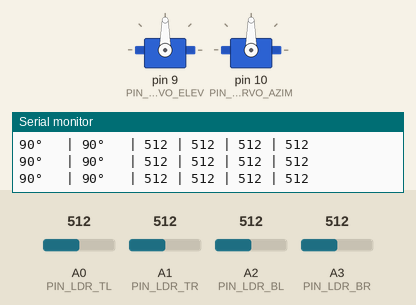
Simulated run of this sketch. Board: Arduino Uno, built with avr-gcc and run on an emulated ATmega328P. On the bench: 2 × servo, the last lines printed to the serial monitor. Inputs (shaded band) come from the test bench; at power-on: A0 (PIN_LDR_TL) = 512, A1 (PIN_LDR_TR) = 512, A2 (PIN_LDR_BL) = 512, A3 (PIN_LDR_BR) = 512.

Above: at 2.2 s.
2.3 s: A0 (PIN_LDR_TL) set to 530
5.3 s: A0 (PIN_LDR_TL) set to 558
At 5.91 s:
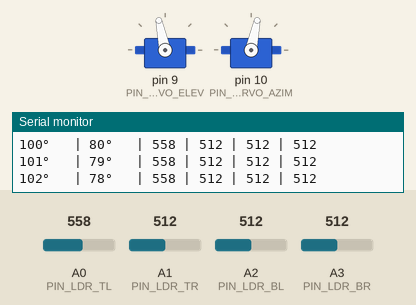
8.3 s: A1 (PIN_LDR_TR) set to 485
At 10.0 s:
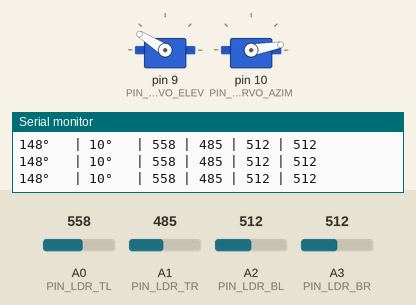
11.3 s: A2 (PIN_LDR_BL) set to 547
12.8 s: A2 (PIN_LDR_BL) set to 575
At 13.39 s:
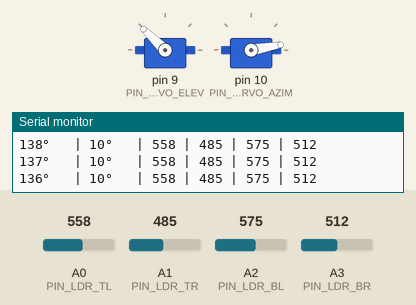
15.8 s: A3 (PIN_LDR_BR) set to 716
At 15.97 s:
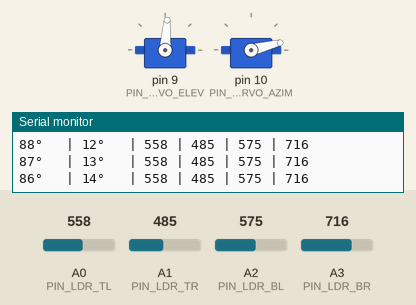
Timing chart, 0 to 21.9 s (numbered marks = the images above; inputs shaded):
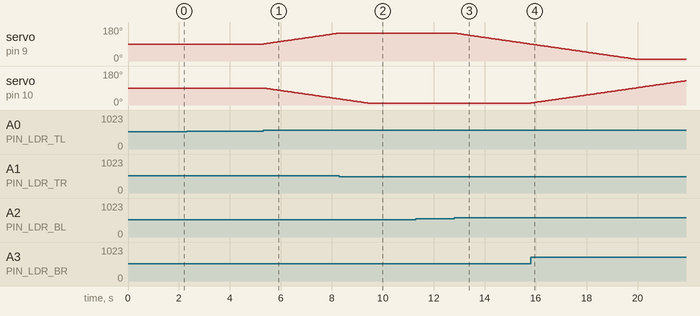

Measured:
- the behaviour switches between 543 and 544 on A0 (PIN_LDR_TL) (found by bisection; images 0 and 1)
- the behaviour switches between 498 and 497 on A1 (PIN_LDR_TR) (found by bisection; images 1 and 2)
- the behaviour switches between 561 and 562 on A2 (PIN_LDR_BL) (found by bisection; images 2 and 3)
- after the input at 5.3 s, servo on pin 9 (PIN_SERVO_ELEV): moves from 90° to 148° over 2.9 s, starting at once; servo on pin 10 (PIN_SERVO_AZIM): moves from 90° to 32° over 2.9 s, starting at once
- after the input at 8.3 s, servo on pin 9 (PIN_SERVO_ELEV): stays 148° (without the input it goes to 149° after 0.03 s)
- after the input at 12.8 s, servo on pin 9 (PIN_SERVO_ELEV): moves from 148° to 90° over 2.9 s, starting at once
- after the input at 15.8 s, servo on pin 10 (PIN_SERVO_AZIM): moves from 10° to 128° over 6.0 s, starting at once

The sketch:

dual_axis_solar_tracker.ino
```cpp
/*
  Dual-Axis Solar Tracker
  ========================
  Hardware:
    - Arduino Uno
    - 4x LDR sensors (with 10kΩ pull-down resistors)
        TL → A0  (Top-Left)
        TR → A1  (Top-Right)
        BL → A2  (Bottom-Left)
        BR → A3  (Bottom-Right)
    - Elevation servo  → Pin 9
    - Azimuth servo    → Pin 10

  Wiring each LDR:
    5V ── [LDR] ──┬── Analog Pin
                  └── [10kΩ] ── GND
*/

#include <Servo.h>

// ── Pin assignments ────────────────────────────────────────────────────────────
const int PIN_LDR_TL = A0;   // Top-Left
const int PIN_LDR_TR = A1;   // Top-Right
const int PIN_LDR_BL = A2;   // Bottom-Left
const int PIN_LDR_BR = A3;   // Bottom-Right

const int PIN_SERVO_ELEV = 9;    // Elevation (up / down)
const int PIN_SERVO_AZIM = 10;   // Azimuth   (left / right)

// ── Tuning parameters ─────────────────────────────────────────────────────────
const int   THRESHOLD       = 15;   // Light difference to trigger movement (0-1023 scale)
const int   SERVO_STEP      = 1;    // Degrees to move per loop iteration
const int   LOOP_DELAY_MS   = 50;   // Milliseconds between readings

// Elevation limits (degrees) — protect your mechanism
const int   ELEV_MIN        = 10;   // Minimum tilt (near horizontal)
const int   ELEV_MAX        = 170;  // Maximum tilt (near vertical)
const int   ELEV_START      = 90;   // Starting position

// Azimuth limits (degrees)
const int   AZIM_MIN        = 10;
const int   AZIM_MAX        = 170;
const int   AZIM_START      = 90;

// ── Servo objects ─────────────────────────────────────────────────────────────
Servo servoElev;
Servo servoAzim;

// Current positions
int posElev = ELEV_START;
int posAzim = AZIM_START;

// ── Setup ─────────────────────────────────────────────────────────────────────
void setup() {
  Serial.begin(9600);

  servoElev.attach(PIN_SERVO_ELEV);
  servoAzim.attach(PIN_SERVO_AZIM);

  // Move to start position
  servoElev.write(posElev);
  servoAzim.write(posAzim);

  Serial.println("Dual-Axis Solar Tracker started.");
  Serial.println("Elev | Azim | TL   | TR   | BL   | BR");
  delay(1000);
}

// ── Main loop ─────────────────────────────────────────────────────────────────
void loop() {
  // 1. Read all four LDR sensors
  int tl = analogRead(PIN_LDR_TL);
  int tr = analogRead(PIN_LDR_TR);
  int bl = analogRead(PIN_LDR_BL);
  int br = analogRead(PIN_LDR_BR);

  // 2. Calculate averages for each direction
  int avgTop    = (tl + tr) / 2;
  int avgBottom = (bl + br) / 2;
  int avgLeft   = (tl + bl) / 2;
  int avgRight  = (tr + br) / 2;

  int diffVertical   = avgTop - avgBottom;
  int diffHorizontal = avgLeft - avgRight;

  // 3. Elevation axis (up / down)
  if (abs(diffVertical) > THRESHOLD) {
    if (diffVertical > 0) {
      // Top brighter → tilt up
      posElev = constrain(posElev + SERVO_STEP, ELEV_MIN, ELEV_MAX);
    } else {
      // Bottom brighter → tilt down
      posElev = constrain(posElev - SERVO_STEP, ELEV_MIN, ELEV_MAX);
    }
    servoElev.write(posElev);
  }

  // 4. Azimuth axis (left / right)
  if (abs(diffHorizontal) > THRESHOLD) {
    if (diffHorizontal > 0) {
      // Left brighter → rotate left
      posAzim = constrain(posAzim - SERVO_STEP, AZIM_MIN, AZIM_MAX);
    } else {
      // Right brighter → rotate right
      posAzim = constrain(posAzim + SERVO_STEP, AZIM_MIN, AZIM_MAX);
    }
    servoAzim.write(posAzim);
  }

  // 5. Serial monitor output (open at 9600 baud to watch)
  Serial.print(posElev);   Serial.print("°   | ");
  Serial.print(posAzim);   Serial.print("°   | ");
  Serial.print(tl);         Serial.print(" | ");
  Serial.print(tr);         Serial.print(" | ");
  Serial.print(bl);         Serial.print(" | ");
  Serial.println(br);

  delay(LOOP_DELAY_MS);
}
```
